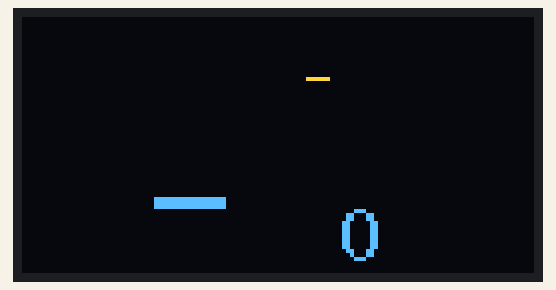
Bench run of a sketch on a simulated Arduino Uno, built with avr-gcc and run on an emulated ATmega328P. On the bench: 128×64 one-colour display. The OLED is the two-colour kind (top 16 rows yellow); what the sketch prints to the serial monitor is not drawn.

Above: at 0.6 s.

The sketch:

GearDisplay_canTCU1.25.ino
```cpp
#include <SPI.h>
#include <mcp_can.h>


String readString;

char gmode;
char gear;
char lastgear;
char lastgmode;
int temp;
bool bRefresh;


#define iGearPosTop 60
#define iGearPosLeft 30
#define iGearModeTop 20
#define iGearModeLeft 70
#define iTemperatureTop 60
#define iTemperatureLeft 80


// CAN RX Variables
long unsigned int rxId;
unsigned char len = 0;
unsigned char rxBuf[8];
char msgString[64];                        // Array to store serial string
bool bCanOK;
#define CAN0_INT 2                              // Set INT to pin 2
MCP_CAN CAN0(SS);                               // Set CS to pin 10

void setup() {


  Serial.begin(115200);

  // Initialize MCP2515 running at 8MHz with a baudrate of 500kb/s and the masks and filters disabled.
  if(CAN0.begin(MCP_ANY, CAN_500KBPS, MCP_16MHZ) == CAN_OK){
    Serial.println("MCP2515 Initialized Successfully!");
    bCanOK = 1;
  }else{
    Serial.println("Error Initializing MCP2515...");
  }

  CAN0.setMode(MCP_NORMAL);                     // Set operation mode to normal so the MCP2515 sends acks to received data.


InitDisplay();


}

void loop() {


  if(CAN_MSGAVAIL == CAN0.checkReceive())                        // If CAN0_INT pin is low, read receive buffer
  {
    CAN0.readMsgBuf(&rxId, &len, rxBuf);      // Read data: len = data length, buf = data byte(s)

    if((rxId & 0x80000000) == 0x80000000)     // Determine if ID is standard (11 bits) or extended (29 bits)
      sprintf(msgString, "Extended ID: 0x%.8lX  DLC: %1d  Data:", (rxId & 0x1FFFFFFF), len);
    else
      sprintf(msgString, "Standard ID: 0x%.3lX       DLC: %1d  Data:", rxId, len);

    Serial.print(msgString);

    if((rxId & 0x40000000) == 0x40000000){    // Determine if message is a remote request frame.
      sprintf(msgString, " REMOTE REQUEST FRAME");
      Serial.print(msgString);
    } else {
      for(byte i = 0; i<len; i++){
        sprintf(msgString, " 0x%.2X", rxBuf[i]);
        Serial.print(msgString);
      }
    }

    Serial.println();
  }

if(rxId == 0x702 && rxBuf[2] == 0x01){

  gear = '1';}

else if (rxId == 0x702 && rxBuf[2] == 0x02){
  gear = '2';
     }
else if (rxId == 0x702 && rxBuf[2] == 0x03){
  gear = '3';
     }
else if (rxId == 0x702 && rxBuf[2] == 0x04){
  gear = '4';
     }
else if (rxId == 0x702 && rxBuf[2] == 0x05){
  gear = '5';
     }
else if (rxId == 0x702 && rxBuf[2] == 0x06){
  gear = '6';
     }
else if (rxId == 0x702 && rxBuf[2] == 0x07){
  gear = '7';
     }
else if (rxId == 0x702 && rxBuf[2] == 0x08){
  gear = '8';
     }
else if (rxId == 0x702 && rxBuf[2] == 0xFD){
  gear = 'N';
     }
else if (rxId == 0x702 && rxBuf[2] == 0xFF){
  gear = 'P';
     }
else if (rxId == 0x702 && rxBuf[2] == 0xFE){
  gear = 'R';
     }


if(rxId == 0x705 && rxBuf[4] == 0x00){
  gmode = 'E';
}

if(rxId == 0x705 && rxBuf[4] == 0x01){
  gmode = 'C';
}
{
if(rxId == 0x705 && rxBuf[4] == 0x02){
  gmode = 'S';
}

if(rxId == 0x705 && rxBuf[4] == 0x03){
  gmode = 'R';
  }
}
if(rxId == 0x705){
  temp = rxBuf[2];
}


if (gear != lastgear){
  bRefresh = 1;
  lastgear = gear;
}

if (gmode != lastgmode ){
  bRefresh = 1;
  lastgmode = gmode;
}


 LoopDisplay();

}
```

modDisplay.ino
```cpp
#include <Adafruit_GFX.h>

//#include <Fonts/FreeMonoBoldOblique12pt7b.h>
#include <Fonts/FreeSerif9pt7b.h>
#include <Fonts/FreeSerif12pt7b.h>
#include <Wire.h>
#define SSD1306_NO_SPLASH 0
#define SH1106_NO_SPLASH 0
#define SH1106 1

#ifdef SSD1306
#include <Adafruit_SSD1306.h>

#define SCREEN_ADDRESS 0x3D ///< See datasheet for Address; 0x3D for 128x64, 0x3C for 128x32
Adafruit_SSD1306 tft(SCREEN_WIDTH, SCREEN_HEIGHT, &Wire, OLED_RESET);
//#define OLED_DC     6
//#define OLED_CS     7
#define OLED_RESET  -1
#endif

#ifdef SH1106
  #define SCREEN_ADDRESS 0x3C ///< See datasheet for Address; 0x3D for 128x64, 0x3C for 128x32
  #include <Adafruit_SH1106.h>
  #define OLED_RESET 4
  Adafruit_SH1106 tft(OLED_RESET);
#endif

#define SCREEN_WIDTH 128 // OLED display width, in pixels
#define SCREEN_HEIGHT 64 // OLED display height, in pixels


char cTemperature[20];
// Initialize Adafruit ST7789 TFT library
//Adafruit_ST7789 tft = Adafruit_ST7789(TFT_CS, TFT_DC, TFT_RST);
//Adafruit_SSD1306 tft(SCREEN_WIDTH, SCREEN_HEIGHT,
//  &SPI, OLED_DC, OLED_RESET, OLED_CS);


unsigned long tmrRefreshDisplay;
int tmrRefreshDisplayInterval = 500;

void InitDisplay(){
#ifdef SSD1306
  if(!tft.begin(SSD1306_SWITCHCAPVCC, SCREEN_ADDRESS)) {
    Serial.println(F("SSD1306 allocation failed"));
    for(;;); // Don't proceed, loop forever
  }else{
    Serial.println(F("SSD1306 allocation success"));
  }
  tft.clearDisplay();
#endif
#ifdef SH1106
  tft.begin(SH1106_SWITCHCAPVCC , SCREEN_ADDRESS);

  tft.clearDisplay();
#endif

  tft.fillScreen(BLACK);
 gear = '-';
 gmode = '-';
 temp = 0;
 bRefresh = 1;


  tft.display();
 // tft.setRotation(3);
}

void LoopDisplay(){
 if ((unsigned long)(millis() - tmrRefreshDisplay) >= tmrRefreshDisplayInterval) {
  if(bRefresh == 1){
    ClearDisplay();
    itoa(temp,cTemperature,10);
    SetWrap(false);                       // turn off text wrap option
    tft.setFont(&FreeSerif9pt7b);
    ShowNum(iTemperatureLeft,iTemperatureTop,temp,1);
    tft.setFont(&FreeSerif12pt7b);
    ShowText(iGearPosLeft,iGearPosTop,gear,3);
    ShowText(iGearModeLeft,iGearModeTop,gmode,1);
    //ShowText(iTemperatureLeft,iTemperatureTop,temp,3);

    tmrRefreshDisplay = millis();
    bRefresh = 0;
  }
}
}


void ClearDisplay(){
tft.clearDisplay();
}
void SetWrap(bool bWrap){
tft.setTextWrap(bWrap);
}
void InvertDisplay(bool bInvert){
    tft.invertDisplay(bInvert);
}
void ShowText(int iLeft,int iTop,char cText,int iSize){
 // tft.cp437(true);
    tft.setTextColor(WHITE);  // set text color to YELLOW and black background
  tft.setTextSize(iSize);           // text size = 3
  tft.setCursor(iLeft, iTop);        // move cursor to position (15, 27) pixel
  tft.print(cText);
   tft.display();
}
void ShowNum(int iLeft,int iTop,int iNumber,int iSize){
 // tft.cp437(true);
    tft.setTextColor(WHITE);  // set text color to YELLOW and black background
  tft.setTextSize(iSize);           // text size = 3
  tft.setCursor(iLeft, iTop);        // move cursor to position (15, 27) pixel
  tft.print(iNumber);
   tft.display();
}
```
